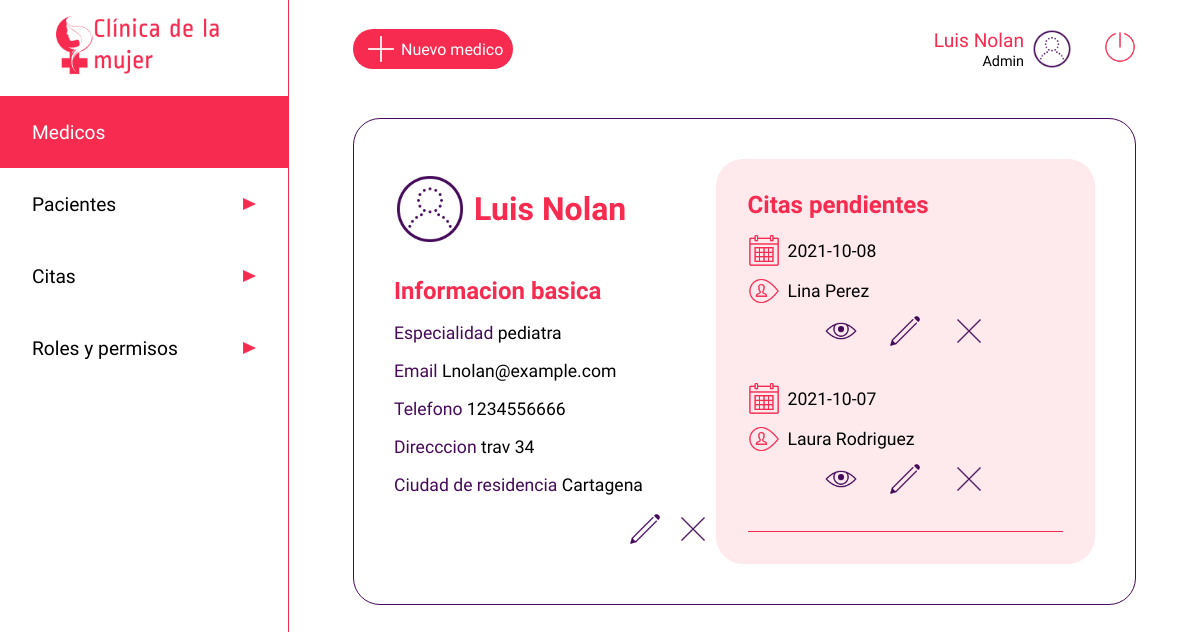
Page /medico/1048484611 (signed in) on the earlier database version.
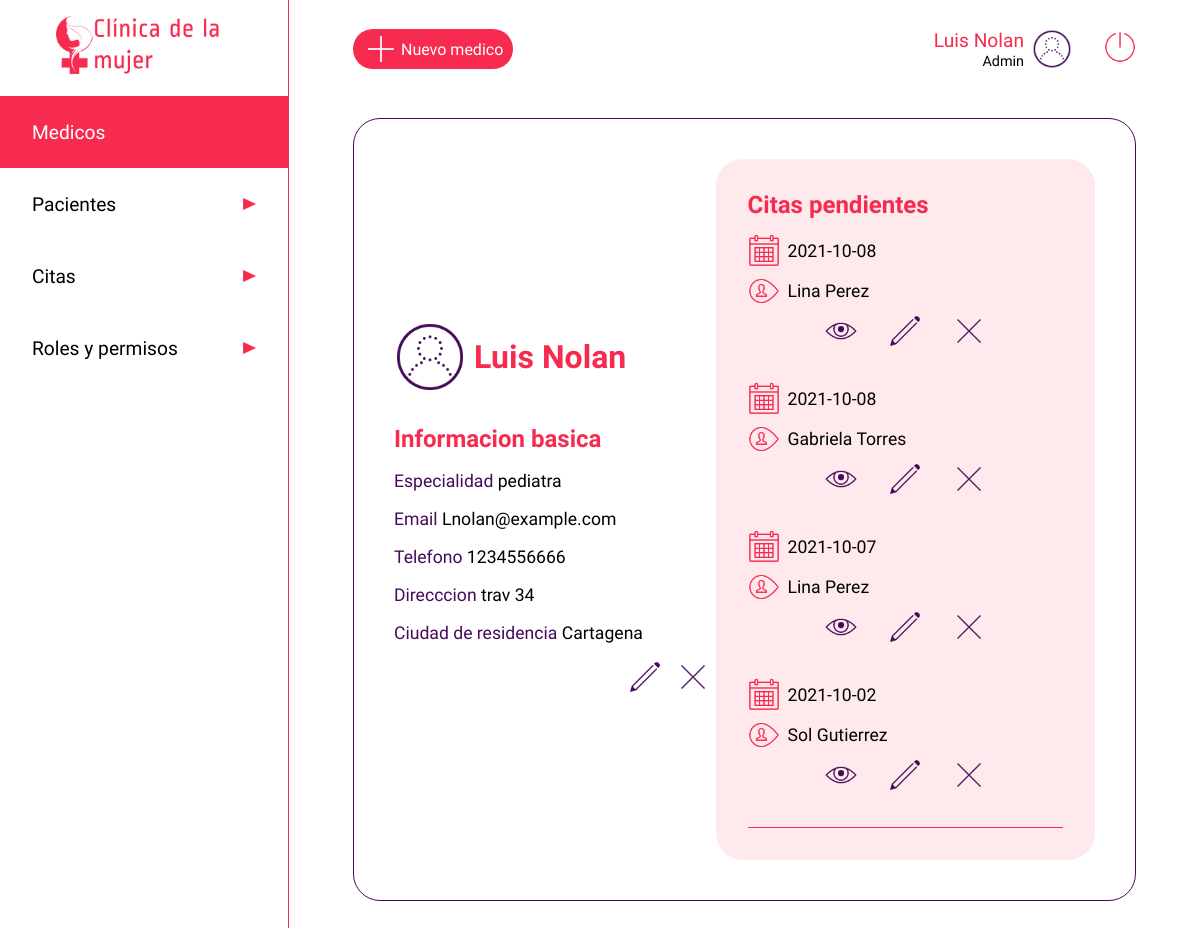
Same page on the later database version.
### app.py (models this page shows, shortened)
class citas(db.Model):
    __tablename__ = 'citas'
    cita_id=db.Column(db.Integer, primary_key=True)
    medico_id = db.Column(db.Integer, nullable=False)
    paciente_id = db.Column(db.Integer, nullable=False)
    fecha = db.Column(db.String)
    motivo = db.Column(db.String(500))
    estado = db.Column(db.Boolean)
    hora_atencion = db.Column(db.String)
    sintomas = db.Column(db.String)
    diagnostico = db.Column(db.String)
    anotaciones = db.Column(db.String)
    calificacion = db.Column(db.Integer)
    calificacion_obs = db.Column(db.String)

class users(db.Model):
    __tablename__ = 'users'
    cedula = db.Column(db.Integer, primary_key=True)
    nombre=db.Column(db.String)
    apellido=db.Column(db.String)
    nacimiento=db.Column(db.String)
    eps=db.Column(db.String)
    email=db.Column(db.String, unique=True)
    telefono=db.Column(db.Integer)
    dir=db.Column(db.String)
    ciudad=db.Column(db.String)
    password=db.Column(db.String)
    rol =db.Column(db.String)
    especialidad = db.Column(db.String)
    estado = db.Column(db.Boolean)

### app.py (the view)
@app.route('/medico/<user>', methods=['GET'])
def medico(user):
    if 'usuarioIngresado' in session:
        medicos = users.query.filter_by(cedula=user).first()
        usuario = users.query.filter_by(cedula=int(session['usuarioIngresado'])).first()
        pacientes = users.query.filter_by(rol='paciente')
        citass = citas.query.filter_by(medico_id=int(user)).all()
        return render('usermedico.html', medico=medicos, row=usuario, cita=citass, listapacientes = pacientes)
    else:
        return render('acceso-denegado.html')

### templates/usermedico.html (shortened to what the changed rows need)
<!DOCTYPE html>
<html lang="es">
<head>
    <link rel="stylesheet" href="{{ url_for('static', filename='css/users.css')}}">
</head>
<body>
    <main class="main">
        <div class="cuerpo">
            <div class="contenedorperfil">
                <div class="userperf">
                    <h1 class="username">{{medico ["nombre"]}}  {{medico ["apellido"]}}</h1>
                </div>
                <div class="userinfo">
                    <h2 class="infotitle">Informacion basica</h2><br>
                    <span style="color:#450B5A">Especialidad </span><span style="color:#000000">{{medico ["especialidad"]}}</span> <br><br>
                    <span style="color:#450B5A">Email </span><span style="color:#000000">{{medico ["email"]}}</span><br><br>
                    <span style="color:#450B5A">Telefono </span><span style="color:#000000">{{medico ["telefono"]}}</span> <br><br>
                    <span style="color:#450B5A">Direcccion </span><span style="color:#000000">{{medico ["dir"]}}</span> <br><br>
                    <span style="color:#450B5A">Ciudad de residencia </span><span style="color:#000000">{{medico ["ciudad"]}}</span> <br><br>
                </div>
            </div>
            <div class="contenedorcitas">
                <h2 class="infotitle">Citas pendientes</h1>
                    {% for c in cita %}
                        <div class="infocita">
                            <div class="diahora">
                                <img src="{{ url_for('static', filename='images/calendar_100px.png')}}" class="calendarwatch" alt=""><span>{{ c.fecha }}</span>
                            </div>
                            <div class="diahora">
                                <img src="{{ url_for('static', filename='images/username_100px.png')}}" class="calendarwatch" alt="">
                                {% for l in listapacientes %}
                                    {% if c.paciente_id == l.cedula %}
                                        <span>{{l.nombre}} {{l.apellido}}</span>
                                    {% endif %}
                                {% endfor %}
                            </div>
                            <div class="contenedortbtn">
                                <a href="/listado-citas/{{ c.cita_id }}/ver"><img src="{{ url_for('static', filename='images/eye_100px.png')}}" class="btned" alt=""></a>
                                <a href="/listado-citas/{{ c.cita_id }}/editar"><img src="{{ url_for('static', filename='images/edit_100px.png')}}" class="btned" alt=""></a>
                                <a href="/listado-citas/{{ c.cita_id }}/eliminar"><img src="{{ url_for('static', filename='images/delete_100px.png')}}" class="btned" alt=""></a>
                            </div>
                        </div>
                    {% endfor %}
                <hr color="#F72B50" size="0.5rem">
            </div>
    </main>
</body>
</html>

Differences in the rows shown:
now on this page (row edited): citas: fecha "2021-10-08"
now on this page (row unchanged): users: nombre "Gabriela", apellido "Torres", shown under "2021-10-08"
changed citas (number 3 of 4 on the later page): loses users (nombre "Laura", apellido "Rodriguez"); gains users (nombre "Lina", apellido "Perez")
now on this page (row edited): citas: fecha "2021-10-02"
now on this page (row unchanged): users: nombre "Sol", apellido "Gutierrez", shown under "2021-10-02"
